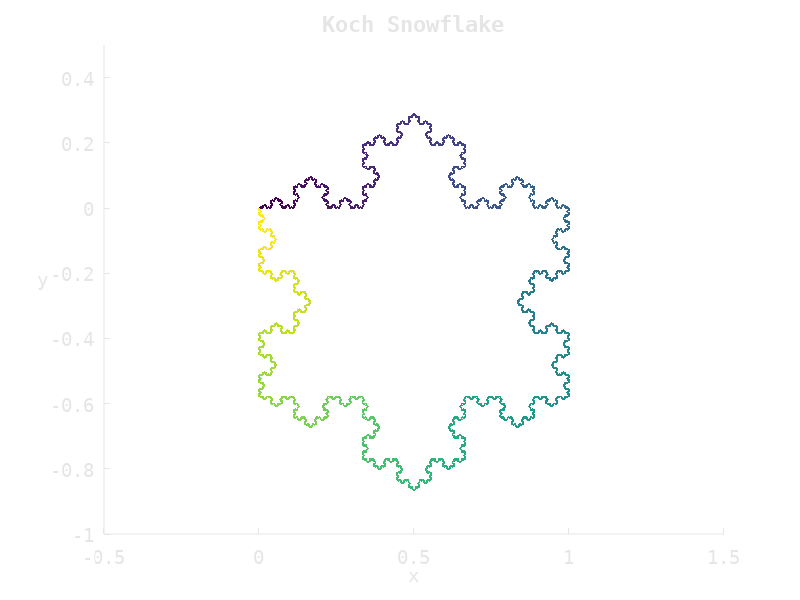

Recreate this plot in MATLAB.
clc;
close all;
clear;
new_chain(1) = 'F';
N = 7;
for n = 1:N
    j = 1;
    chain = new_chain;
    for i = 1:length(new_chain)
        if chain(i) == 'F'
            new_chain(j:j+7) = 'F+F--F+F';
            j = j + 8;
        else if chain(i) == '+'
                new_chain(j) = '+';
                j = j + 1;
            else if chain(i) == '-'
                    new_chain(j) = '-';
                    j = j + 1;
                end
            end
        end
    end
end
x(1) = 0;
y(1) = 0;
fi = 0;
k = 1;
color(1) = 0;
new_chain = [new_chain new_chain new_chain];
for i = 1:length(new_chain)
    if i == length(new_chain)/3 + 1
        fi = -2*pi/3;
    else if i == 2*length(new_chain)/3 + 1
            fi = -4*pi/3;
        end
    end
    if new_chain(i) == 'F'
        x(k+1) = x(k) + cos(fi)/(3^N);
        y(k+1) = y(k) + sin(fi)/(3^N);
        color(k+1) = i;
        k = k + 1;
    else if new_chain(i) == '+'
            fi = fi + pi/3;
        else if new_chain(i) == '-'
                fi = fi - pi/3;
            end
        end
    end
end
figure;
set(gcf(), 'Color', [0.1 0.1 0.16]);
axes('Color',[0.1 0.1 0.16], 'XColor', [0.9 0.9 0.9], 'YColor', [0.9 0.9 0.9], 'FontName', 'Consolas', 'FontSize', 14);
hold on;
scatter(x, y, 1, color, 'filled');
axis([-0.5 1.5 -1 0.5]);
title('Koch Snowflake', 'FontSize', 16,'Color', [0.9 0.9 0.9], 'FontName', 'Consolas');
xlabel('x', 'FontSize', 14, 'Color', [0.9 0.9 0.9]);
ylabel('y', 'FontSize', 14, 'Color', [0.9 0.9 0.9],'Rotation', 0);



